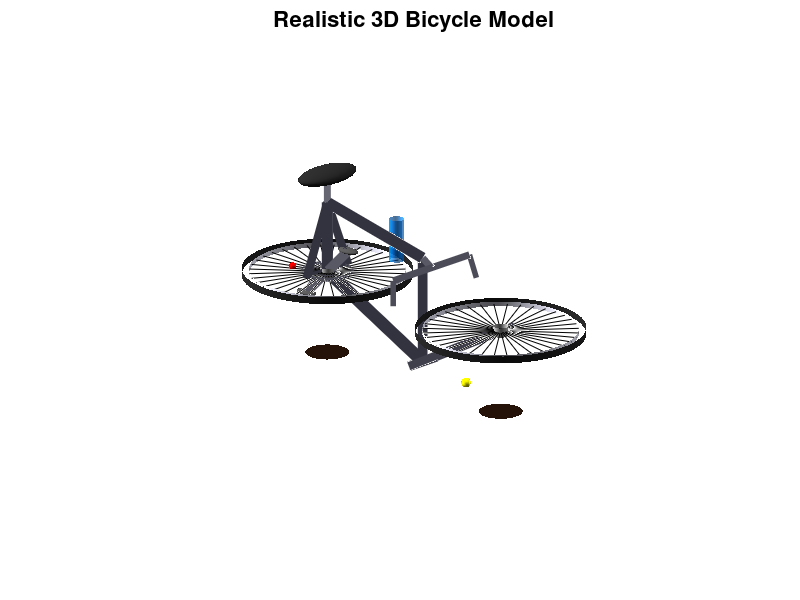

Reproduce this figure in MATLAB.
% Working 3D Realistic Bicycle Model - Simplified and Fixed
clear; close all; clc;

figure('Name','3D Bicycle','Color','w');
hold on; axis equal; axis off;
view(3);

%% Define Colors
frame_color = [0.2 0.2 0.25];
wheel_color = [0.1 0.1 0.1];
rim_color = [0.7 0.7 0.75];
hub_color = [0.5 0.5 0.5];

%% REAR WHEEL (at origin)
rear_x = 0; rear_y = 0; rear_z = 0.35;
[X,Y,Z] = cylinder(0.35, 50);
Z = Z*0.03 - 0.015;
surf(X+rear_x, Y+rear_y, Z+rear_z, 'FaceColor', wheel_color, 'EdgeAlpha', 0.1);

% Rear rim
[X,Y,Z] = cylinder(0.32, 50);
Z = Z*0.02 - 0.01;
surf(X+rear_x, Y+rear_y, Z+rear_z, 'FaceColor', rim_color, 'EdgeAlpha', 0.2);

% Rear hub
[X,Y,Z] = cylinder(0.03, 30);
Z = Z*0.04 - 0.02;
surf(X+rear_x, Y+rear_y, Z+rear_z, 'FaceColor', hub_color, 'EdgeAlpha', 0.3);

% Rear spokes
theta = linspace(0, 2*pi, 37);
for i = 1:36
    plot3([rear_x, rear_x+0.32*cos(theta(i))], ...
          [rear_y, rear_y+0.32*sin(theta(i))], ...
          [rear_z, rear_z], 'k-', 'LineWidth', 0.5);
end

%% FRONT WHEEL
front_x = 1.0; front_y = 0; front_z = 0.35;
[X,Y,Z] = cylinder(0.35, 50);
Z = Z*0.03 - 0.015;
surf(X+front_x, Y+front_y, Z+front_z, 'FaceColor', wheel_color, 'EdgeAlpha', 0.1);

% Front rim
[X,Y,Z] = cylinder(0.32, 50);
Z = Z*0.02 - 0.01;
surf(X+front_x, Y+front_y, Z+front_z, 'FaceColor', rim_color, 'EdgeAlpha', 0.2);

% Front hub
[X,Y,Z] = cylinder(0.03, 30);
Z = Z*0.04 - 0.02;
surf(X+front_x, Y+front_y, Z+front_z, 'FaceColor', hub_color, 'EdgeAlpha', 0.3);

% Front spokes
for i = 1:36
    plot3([front_x, front_x+0.32*cos(theta(i))], ...
          [front_y, front_y+0.32*sin(theta(i))], ...
          [front_z, front_z], 'k-', 'LineWidth', 0.5);
end

%% FRAME
% Seat tube
plot3([0 0], [0 0], [0.35 0.65], 'Color', frame_color, 'LineWidth', 8);

% Top tube
plot3([0 0.55], [0 0], [0.65 0.55], 'Color', frame_color, 'LineWidth', 8);

% Down tube
plot3([0 0.55], [0 0], [0.35 0.1], 'Color', frame_color, 'LineWidth', 9);

% Head tube
plot3([0.55 0.55], [0 0], [0.1 0.55], 'Color', frame_color, 'LineWidth', 7);

% Chain stays (rear triangle)
plot3([0 0], [0 0.12], [0.35 0.35], 'Color', frame_color, 'LineWidth', 6);
plot3([0 0], [0 -0.12], [0.35 0.35], 'Color', frame_color, 'LineWidth', 6);

% Seat stays
plot3([0 0], [0.12 0], [0.35 0.65], 'Color', frame_color, 'LineWidth', 6);
plot3([0 0], [-0.12 0], [0.35 0.65], 'Color', frame_color, 'LineWidth', 6);

%% FORK
% Fork legs
plot3([0.55 1.0], [0.08 0.08], [0.1 0.35], 'Color', [0.25 0.25 0.3], 'LineWidth', 6);
plot3([0.55 1.0], [-0.08 -0.08], [0.1 0.35], 'Color', [0.25 0.25 0.3], 'LineWidth', 6);

% Fork crown
plot3([0.55 0.55], [0.08 -0.08], [0.1 0.1], 'Color', [0.25 0.25 0.3], 'LineWidth', 7);

%% SEAT & SEATPOST
% Seat post
plot3([0 0], [0 0], [0.65 0.75], 'Color', [0.4 0.4 0.45], 'LineWidth', 5);

% Saddle
[X,Y,Z] = ellipsoid(0, 0, 0.77, 0.08, 0.15, 0.03, 20);
surf(X, Y, Z, 'FaceColor', [0.1 0.1 0.1], 'EdgeAlpha', 0.2);

%% HANDLEBARS
% Stem
plot3([0.55 0.60], [0 0], [0.55 0.52], 'Color', [0.35 0.35 0.4], 'LineWidth', 5);

% Handlebar (horizontal bar)
plot3([0.60 0.60], [-0.22 0.22], [0.52 0.52], 'Color', [0.3 0.3 0.35], 'LineWidth', 5);

% Drop sections
plot3([0.60 0.62], [-0.22 -0.24], [0.52 0.42], 'Color', [0.3 0.3 0.35], 'LineWidth', 4);
plot3([0.60 0.62], [0.22 0.24], [0.52 0.42], 'Color', [0.3 0.3 0.35], 'LineWidth', 4);

%% CRANKSET & PEDALS
% Crank arms
crank_angle = 45 * pi/180;
crank_length = 0.17;

% Left crank
crank_x1 = crank_length * cos(crank_angle);
crank_z1 = 0.35 + crank_length * sin(crank_angle);
plot3([0 crank_x1], [0 0], [0.35 crank_z1], 'Color', [0.35 0.35 0.4], 'LineWidth', 7);

% Right crank
crank_x2 = -crank_length * cos(crank_angle);
crank_z2 = 0.35 - crank_length * sin(crank_angle);
plot3([0 crank_x2], [0 0], [0.35 crank_z2], 'Color', [0.35 0.35 0.4], 'LineWidth', 7);

% Pedals (as ellipsoids)
[X,Y,Z] = ellipsoid(crank_x1, 0, crank_z1, 0.05, 0.03, 0.01, 15);
surf(X, Y, Z, 'FaceColor', [0.2 0.2 0.2], 'EdgeAlpha', 0.3);

[X,Y,Z] = ellipsoid(crank_x2, 0, crank_z2, 0.05, 0.03, 0.01, 15);
surf(X, Y, Z, 'FaceColor', [0.2 0.2 0.2], 'EdgeAlpha', 0.3);

%% CHAINRING
chainring_r = 0.1;
chainring_theta = linspace(0, 2*pi, 50);
chainring_x = chainring_r * cos(chainring_theta);
chainring_y = chainring_r * sin(chainring_theta);
plot3(chainring_x, chainring_y, 0.35*ones(size(chainring_x)), 'Color', [0.3 0.3 0.35], 'LineWidth', 3);

%% CASSETTE (rear sprocket)
cassette_r = 0.06;
cassette_x = cassette_r * cos(chainring_theta);
cassette_y = cassette_r * sin(chainring_theta);
plot3(cassette_x+rear_x, cassette_y+rear_y, rear_z*ones(size(cassette_x)), 'Color', [0.25 0.25 0.3], 'LineWidth', 2);

%% CHAIN
plot3([0.1 0], [0 0], [0.35 0.35], 'k-', 'LineWidth', 2);

%% DISC BRAKES
% Front disc
disc_theta = linspace(0, 2*pi, 40);
disc_r = 0.09;
disc_x_f = disc_r * cos(disc_theta) + front_x;
disc_y_f = disc_r * sin(disc_theta) + front_y;
disc_z_f = (front_z - 0.35) * ones(size(disc_theta));
fill3(disc_x_f, disc_y_f, disc_z_f, [0.4 0.2 0.1], 'EdgeAlpha', 0.3);

% Rear disc
disc_x_r = disc_r * cos(disc_theta) + rear_x;
disc_y_r = disc_r * sin(disc_theta) + rear_y;
disc_z_r = (rear_z - 0.35) * ones(size(disc_theta));
fill3(disc_x_r, disc_y_r, disc_z_r, [0.4 0.2 0.1], 'EdgeAlpha', 0.3);

%% WATER BOTTLE
bottle_x = 0.3;
[X,Y,Z] = cylinder(0.03, 20);
Z = Z*0.18 + 0.45;
surf(X+bottle_x, Y+0.1, Z, 'FaceColor', [0 0.4 0.8], 'FaceAlpha', 0.7, 'EdgeAlpha', 0.4);

%% LIGHTS
% Front light
[X,Y,Z] = sphere(10);
surf(0.02*X+front_x-0.05, 0.02*Y-0.15, 0.02*Z+0.15, 'FaceColor', [1 1 0], 'EdgeAlpha', 0.5);

% Rear light
surf(0.015*X+rear_x-0.05, 0.015*Y-0.15, 0.015*Z+rear_z+0.05, 'FaceColor', [1 0 0], 'EdgeAlpha', 0.5);

%% FINISHING
lighting gouraud;
light('Position', [2 2 3]);
light('Position', [-2 -2 2]);
material dull;
camlight('headlight');

view(45, 20);
title('Realistic 3D Bicycle Model', 'FontSize', 16);

hold off;
